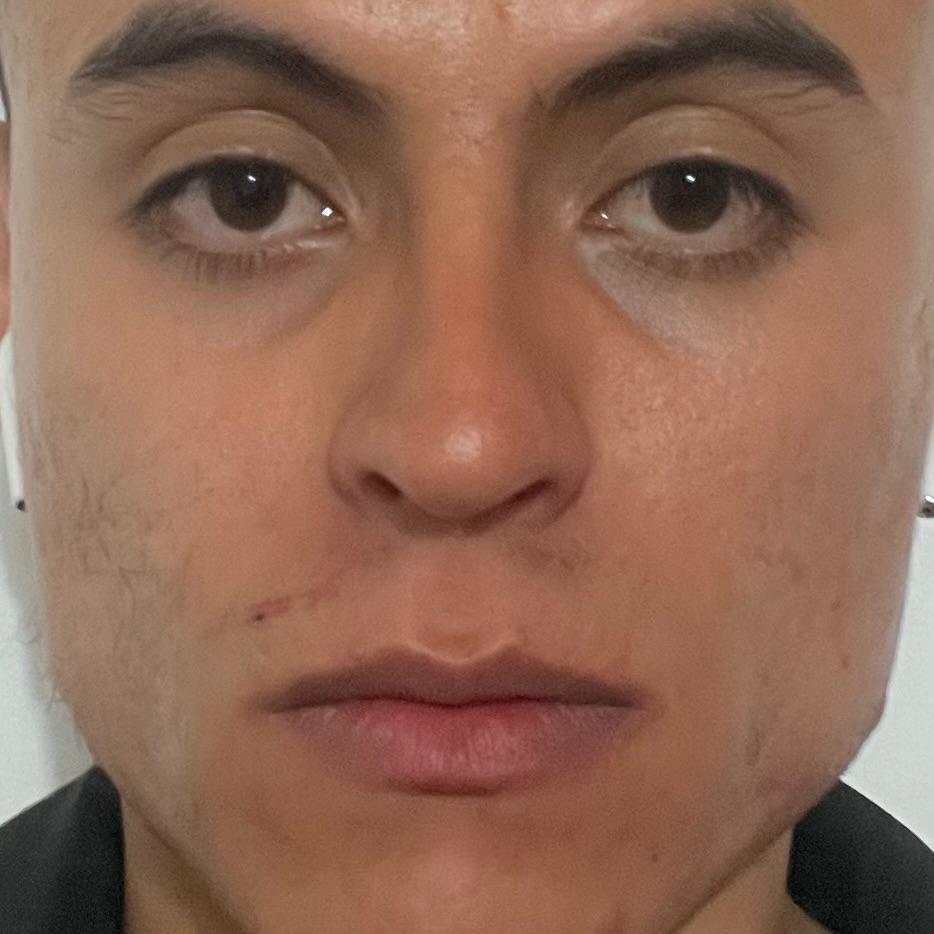
#> input picture photo.jpeg, 934 x 934 px, found by its file name
$ jupyter execute --allow-errors Eigenfaces.ipynb   (shell and % lines are left out)
#> lines starting #> are read from the running program, lines starting #| are printed output that depends on the picture
<a href="https://colab.research.google.com/github/AdrianEspitiaUN/ML-projects/blob/main/Eigenfaces.ipynb" target="_parent"></a>

# Eigenfaces
Here we present an example of the PCA procedure applied to a dataset of face photos.

We begin by importing the dataset and some useful functions:

## Fetching the dataset

[cell 1]
from sklearn.datasets import fetch_olivetti_faces
# Load useful libraries
import numpy as np
import matplotlib.pyplot as plt
import cv2
from sklearn.datasets import fetch_olivetti_faces
from google.colab.patches import cv2_imshow

# To check RGB Images for dim
def is_colored(image):
    # Check for three channels
    if len(image.shape) == 3:
        R, G, B = image[:, : , 0], image[:, :, 1], image[:, :, 2]
        if (R == G).all() and (G == B).all():
            return True
    return False
# method to show images as grid
def show_images(images, grid=True, total_cols=2, figsize=(30, 20)):
    assert len(images) > 0
    assert isinstance(images[0], np.ndarray)
    # extracting length of images i.e 6
    totalImages  = len(images)
    total_cols    = min(totalImages, total_cols)
    total_rows    = int(totalImages / total_cols) + (1 if totalImages % total_cols != 0 else 0)
    # Create a grid of subplots.
    fig, axes = plt.subplots(total_rows, total_cols, figsize=figsize)
    # Create list of axes for easy iteration.
    if isinstance(axes, np.ndarray):
        list_axes = list(axes.flat)
    else:
        list_axes = [axes]
    # it will helps to show total images as grid
    for i in range(totalImages):
        img    = images[i]
        list_axes[i].imshow(img, cmap='gray')
        list_axes[i].grid(grid)

    for i in range(totalImages, len(list_axes)):
        list_axes[i].set_visible(False)

# loading dataset
#> (the rest of this cell did not finish here and is left out)

## Centering the data
We begin by centering the data, to this end, we compute the mean of the 400 images and substract it from each point.

#> (a cell that did not finish here is left out)

## Covariance matrix

Now, the covariance matrix and its eigenvalues with their eigenvectors are computed.

#> (a cell that did not finish here is left out)

The function eigh returns a list w of the eigenvalues in ascending order as well as a list of the corresponding eigenvectors in the same order. We now use the most representative eigenvectors as a base for the faces space, this way, we have a dimensionality reduction. We choose all the eigenvalues greater than $10^{-3}$ to form the eigenvectors base (of course, we obtain 400 vectors):

#> (a cell that did not finish here is left out)

We can check this is an orthonormal base:

#> (a cell that did not finish here is left out)

Now we can take a look at the first 6 eigenfaces in our new space of dimension 400 (remember the eigenvalues are in ascending order, so we take the last 6 vectors in our new base):

#> (a cell that did not finish here is left out)

## Finding the coordinates of my face.

Now, I will find the coordinates of my face in this 400-dimentional space. First, I import a picture of my face:

[cell 7]
image = cv2.imread('/content/repo/photo.jpeg')
#> image is the input picture: shape (934, 934, 3); mean B, G, R 85.4, 103.9, 143
gray = cv2.cvtColor(image, cv2.COLOR_BGR2GRAY)
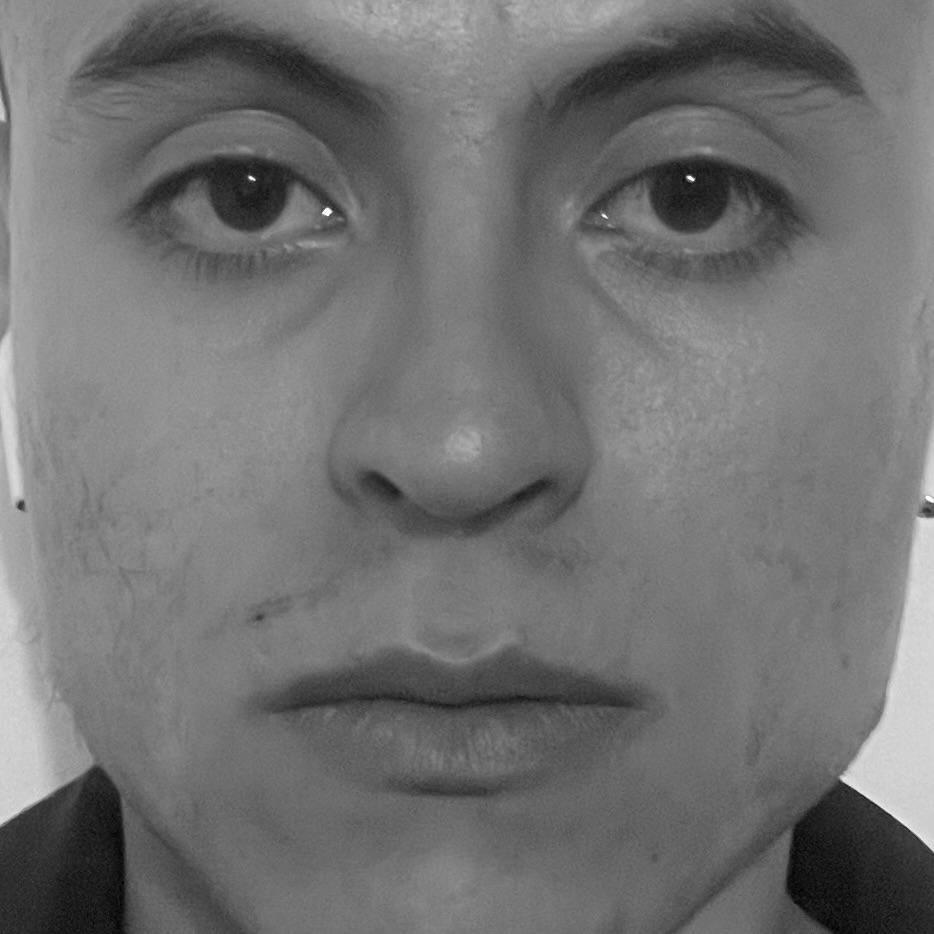
#> gray: shape (934, 934); min 0, max 255, mean 113.5
resized = cv2.resize(gray, (64,64), interpolation = cv2.INTER_AREA)
cv2_imshow(resized)

Now, I normalize and center it:

[cell 8]
normal = np.array(resized)*(1/256)
#> (the rest of this cell did not finish here and is left out)


$ run again, with Picture_for_eigenface_test.jpeg copied over photo.jpeg
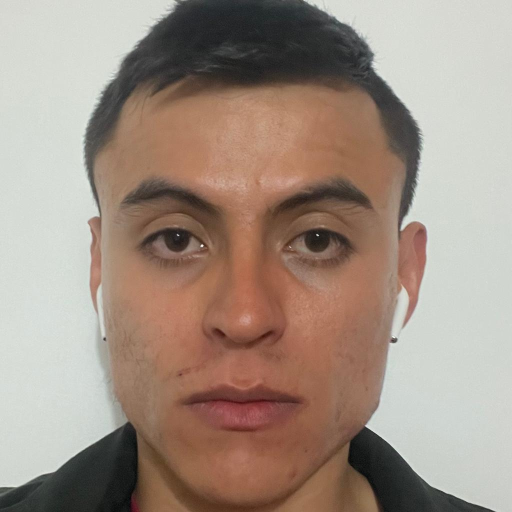
#> input picture Picture_for_eigenface_test.jpeg, 1024 x 1024 px, found by its file name (shown at 1/2 size)
#> image is the input picture: shape (1024, 1024, 3); mean B, G, R 131.7, 144, 161.3
#> `gray = cv2.cvtColor(image, cv2.COLOR_BGR2GRAY)`:
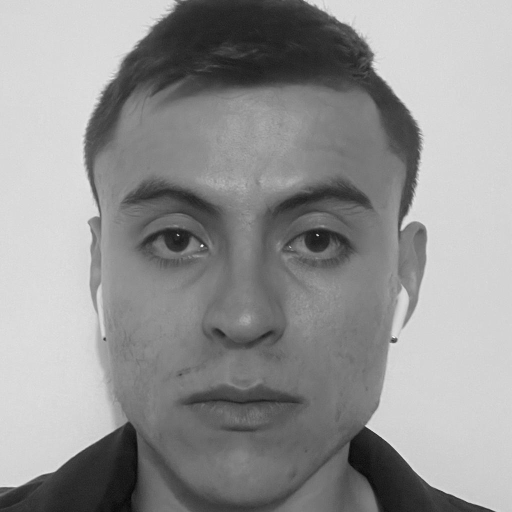
#> gray: shape (1024, 1024) (shown at 1/2 size); min 1, max 255, mean 147.7
#> `resized = cv2.resize(gray, (64,64), interpolation = cv2.INTER_AREA)`:
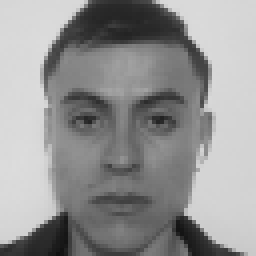
#> resized: shape (64, 64) (shown 4 times larger); min 16, max 220, mean 147.7
